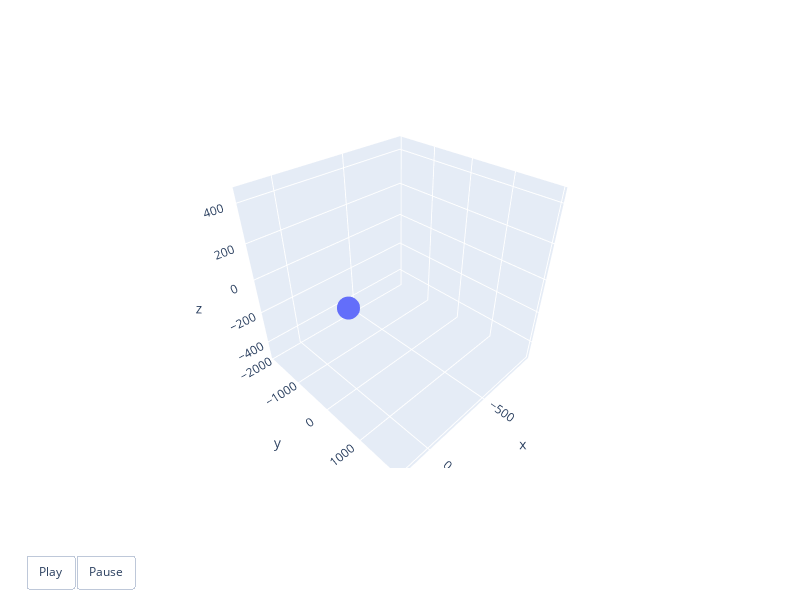

Notebook source saved alongside this figure:
### Code cell
x = df['gx']
y = df['gy']
z = df['gz']
time = df['ts']
time_points = len(time)

fig = go.Figure(
    data=[go.Scatter3d(x=[x[0]], y=[y[0]], z=[z[0]], mode="markers")],
    layout=dict(scene=dict(xaxis=dict(range=[min(x), max(x)]),
                            yaxis=dict(range=[min(y), max(y)]),
                            zaxis=dict(range=[min(z), max(z)]))),
    frames=[go.Frame(data=[go.Scatter3d(x=[x[k]], y=[y[k]], z=[z[k]], mode="markers")])
            for k in range(0, time_points)]
)

# Add animation controls
fig.update_layout(
    width=800,
    height=600,
    updatemenus=[{
        "buttons": [{
            "args": [None, {"frame": {"duration": 10, "redraw": True},
                              "fromcurrent": True, "transition": {"duration": 10,
                                                                  "easing": "quadratic-in-out"}}],
            "label": "Play",
            "method": "animate"
        }, {
            "args": [[None], {"frame": {"duration": 0, "redraw": True},
                              "mode": "immediate",
                              "transition": {"duration": 0}}],
            "label": "Pause",
            "method": "animate"
        }],
        "direction": "left",
        "pad": {"r": 10, "t": 87},
        "showactive": False,
        "type": "buttons",
        "x": 0.1,
        "xanchor": "right",
        "y": 0,
        "yanchor": "top"
    }]
)

fig.show()

### Figure 1 — Plotly figure (JSON) as saved in the notebook; plotly's stock layout.template omitted (floating-point values rounded to 4 significant figures)
{"data": [{"mode": "markers", "type": "scatter3d", "x": [3.938], "y": [-36.88], "z": [0.6875]}], "layout": {"height": 600, "scene": {"xaxis": {"range": [-999.8, 229.1]}, "yaxis": {"range": [-2041.0, 2045.0]}, "zaxis": {"range": [-518.4, 471.8]}}, "updatemenus": [{"buttons": [{"args": [null, {"frame": {"duration": 10, "redraw": true}, "fromcurrent": true, "transition": {"duration": 10, "easing": "quadratic-in-out"}}], "label": "Play", "method": "animate"}, {"args": [[null], {"frame": {"duration": 0, "redraw": true}, "mode": "immediate", "transition": {"duration": 0}}], "label": "Pause", "method": "animate"}], "direction": "left", "pad": {"r": 10, "t": 87}, "showactive": false, "type": "buttons", "x": 0.1, "xanchor": "right", "y": 0, "yanchor": "top"}], "width": 800}}
